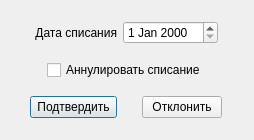
<?xml version="1.0" encoding="UTF-8"?>
<ui version="4.0">
 <class>Dialog</class>
 <widget class="QDialog" name="Dialog">
  <property name="geometry">
   <rect>
    <x>0</x>
    <y>0</y>
    <width>254</width>
    <height>140</height>
   </rect>
  </property>
  <property name="windowTitle">
   <string>Списание средства измерения</string>
  </property>
  <layout class="QVBoxLayout" name="verticalLayout">
   <item>
    <layout class="QHBoxLayout" name="horizontalLayout_2">
     <item>
      <spacer name="horizontalSpacer">
       <property name="orientation">
        <enum>Qt::Horizontal</enum>
       </property>
       <property name="sizeHint" stdset="0">
        <size>
         <width>40</width>
         <height>20</height>
        </size>
       </property>
      </spacer>
     </item>
     <item>
      <widget class="QLabel" name="label">
       <property name="sizePolicy">
        <sizepolicy hsizetype="Fixed" vsizetype="Preferred">
         <horstretch>0</horstretch>
         <verstretch>0</verstretch>
        </sizepolicy>
       </property>
       <property name="text">
        <string>Дата списания</string>
       </property>
       <property name="alignment">
        <set>Qt::AlignRight|Qt::AlignTrailing|Qt::AlignVCenter</set>
       </property>
      </widget>
     </item>
     <item>
      <widget class="QDateEdit" name="dateEdit">
       <property name="sizePolicy">
        <sizepolicy hsizetype="Fixed" vsizetype="Fixed">
         <horstretch>0</horstretch>
         <verstretch>0</verstretch>
        </sizepolicy>
       </property>
       <property name="date">
        <date>
         <year>2000</year>
         <month>1</month>
         <day>1</day>
        </date>
       </property>
      </widget>
     </item>
     <item>
      <spacer name="horizontalSpacer_2">
       <property name="orientation">
        <enum>Qt::Horizontal</enum>
       </property>
       <property name="sizeHint" stdset="0">
        <size>
         <width>40</width>
         <height>20</height>
        </size>
       </property>
      </spacer>
     </item>
    </layout>
   </item>
   <item>
    <layout class="QHBoxLayout" name="horizontalLayout">
     <item>
      <widget class="QCheckBox" name="checkBox">
       <property name="sizePolicy">
        <sizepolicy hsizetype="Fixed" vsizetype="Fixed">
         <horstretch>0</horstretch>
         <verstretch>0</verstretch>
        </sizepolicy>
       </property>
       <property name="text">
        <string>Аннулировать списание</string>
       </property>
      </widget>
     </item>
    </layout>
   </item>
   <item>
    <layout class="QHBoxLayout" name="horizontalLayout_5">
     <item>
      <widget class="QPushButton" name="pushButton">
       <property name="sizePolicy">
        <sizepolicy hsizetype="Fixed" vsizetype="Fixed">
         <horstretch>0</horstretch>
         <verstretch>0</verstretch>
        </sizepolicy>
       </property>
       <property name="text">
        <string> Подтвердить </string>
       </property>
       <property name="iconSize">
        <size>
         <width>24</width>
         <height>24</height>
        </size>
       </property>
      </widget>
     </item>
     <item>
      <widget class="QPushButton" name="pushButton_2">
       <property name="sizePolicy">
        <sizepolicy hsizetype="Fixed" vsizetype="Fixed">
         <horstretch>0</horstretch>
         <verstretch>0</verstretch>
        </sizepolicy>
       </property>
       <property name="font">
        <font>
         <kerning>true</kerning>
        </font>
       </property>
       <property name="text">
        <string> Отклонить </string>
       </property>
       <property name="iconSize">
        <size>
         <width>24</width>
         <height>24</height>
        </size>
       </property>
       <property name="checkable">
        <bool>false</bool>
       </property>
      </widget>
     </item>
    </layout>
   </item>
  </layout>
 </widget>
 <resources/>
 <connections>
  <connection>
   <sender>pushButton_2</sender>
   <signal>clicked()</signal>
   <receiver>Dialog</receiver>
   <slot>close()</slot>
   <hints>
    <hint type="sourcelabel">
     <x>182</x>
     <y>112</y>
    </hint>
    <hint type="destinationlabel">
     <x>126</x>
     <y>69</y>
    </hint>
   </hints>
  </connection>
 </connections>
</ui>
